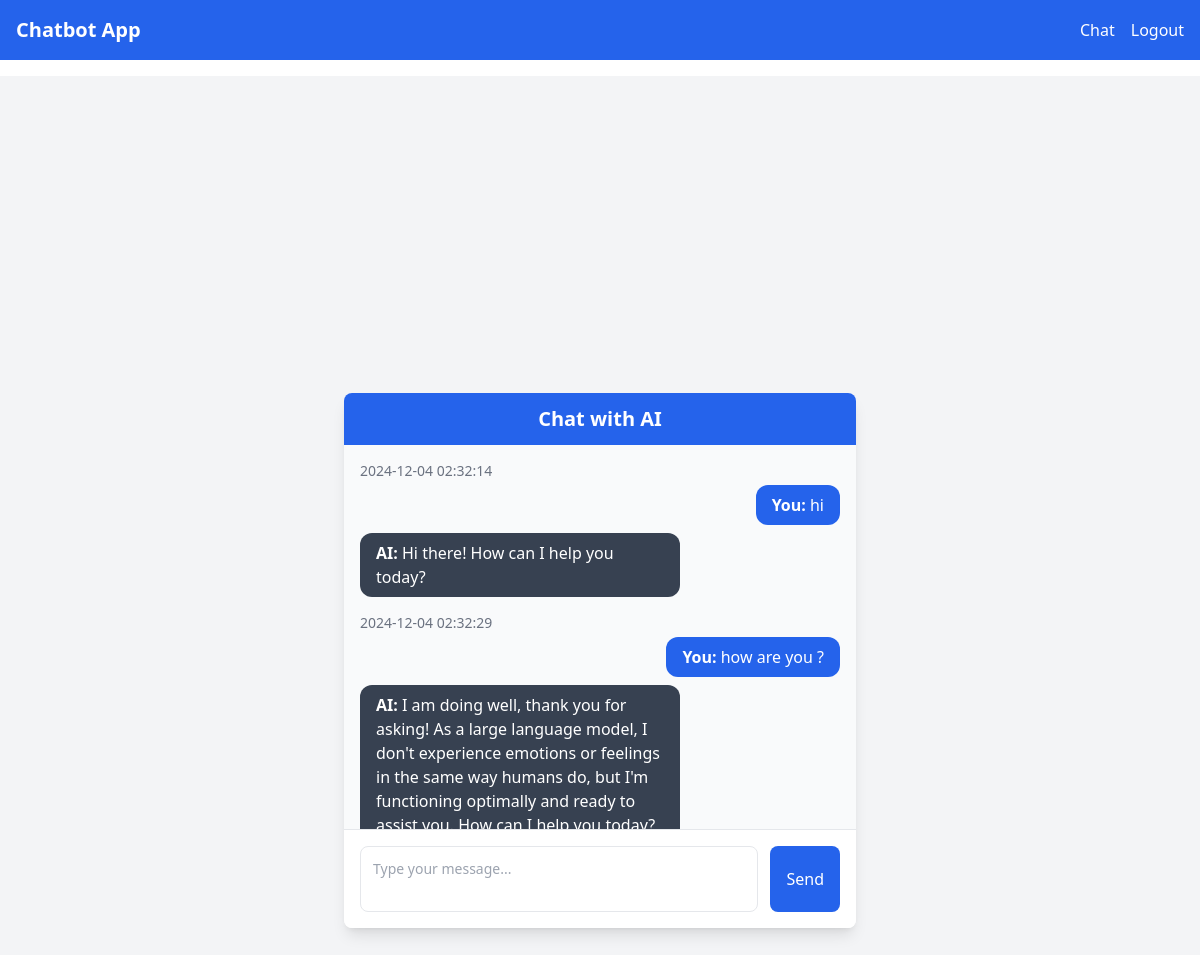
Screenshot of /chat (signed in) with the database file from the repository.
### app/models.py (models this page shows)
class ChatHistory(db.Model):
    __tablename__ = 'chat_history'
    chat_id = db.Column(db.Integer, primary_key=True)
    request = db.Column(db.Text, nullable=False)
    response = db.Column(db.Text, nullable=False)
    request_time = db.Column(db.DateTime, default=func.now())
    response_time = db.Column(db.DateTime, default=func.now())
    user_id = db.Column(db.Integer, db.ForeignKey('users.id'), nullable=False)
    user = db.relationship('User', back_populates='chat_history')

### app/routes.py (the view)
@views.route("/chat", methods=["GET"])
def chat_page():
    user_id = session["user_id"]
    chat_history = ChatHistory.query.filter_by(user_id=user_id).order_by(ChatHistory.request_time.desc()).all()
    chat_history.reverse()
    return render_template("chat.html", history=chat_history)

### app/__init__.py (called while the page is built)
def create_app():
    app = Flask(__name__)
    app.config['SECRET_KEY'] = 'your_secret_key'
    app.config['SQLALCHEMY_DATABASE_URI'] = f'sqlite:///{DB_NAME}'
    db.init_app(app)
    from .routes import views
    from .auth import auth
    app.register_blueprint(views, url_prefix='/')
    app.register_blueprint(auth, url_prefix='/')
    create_database(app)
    from .models import User
    login_manager = LoginManager()
    login_manager.login_view = 'auth.login'
    login_manager.init_app(app)
    @login_manager.user_loader
    def load_user(user_id):
        return User.query.get(int(user_id))
    return app

### app/routes.py (called while the page is built)
@views.before_request
def before_request():
    print(current_user.is_authenticated)
    if "user_id" not in session and request.endpoint not in ['auth.login', 'auth.signup']:
        return redirect(url_for("auth.login"))

### app/templates/chat.html (shortened to what this page needs)
{% extends "base.html" %}
{% block content %}
<div class="flex justify-center items-center min-h-screen bg-gray-100 py-6 px-4">
    <div class="w-full max-w-lg bg-white rounded-lg shadow-lg overflow-hidden">
        <div class="bg-blue-600 text-white text-center py-3 font-semibold text-xl">
            Chat with AI
        </div>
        <div id="chat-box" class="h-96 overflow-y-auto p-4 bg-gray-50 space-y-4">
            {% for chat in history %}
            <div class="flex flex-col">
                <div class="text-sm text-gray-500 mb-1">{{ chat.request_time.strftime('%Y-%m-%d %H:%M:%S') }}</div>
                <div class="flex flex-col items-end">
                    <div class="px-4 py-2 rounded-xl max-w-xs bg-blue-600 text-white">
                        <strong>You:</strong> {{ chat.request }}
                    </div>
                </div>
                <div class="flex flex-col items-start">
                    <div class="px-4 py-2 rounded-xl max-w-xs mt-2 bg-gray-700 text-white">
                        <strong>AI:</strong> {{ chat.response }}
                    </div>
                </div>
            </div>
            {% endfor %}
        </div>
        <form id="chat-form" class="flex p-4 bg-white border-t border-gray-200">
            <textarea id="message" class="flex-1 p-3 border rounded-lg text-sm resize-none" placeholder="Type your message..." rows="2" required></textarea>
            <button type="submit" class="ml-3 px-4 py-2 bg-blue-600 text-white rounded-lg hover:bg-blue-700 focus:outline-none focus:ring focus:ring-blue-500">Send</button>
        </form>
    </div>
</div>
{% endblock %}

### rows the page displays
ChatHistory: request_time "2024-12-04 02:32:14", request "hi", response "Hi there! How can I help you today?"
ChatHistory: request_time "2024-12-04 02:32:29", request "how are you ?", response "I am doing well, thank you for asking! As a large language model, I don't experience emotions or feelings in the same way humans do, but I'm functioning optimally and ready to…"
